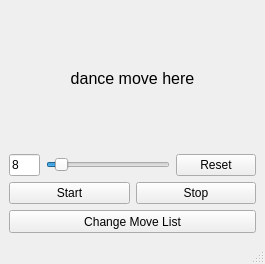
<?xml version="1.0" encoding="UTF-8"?>
<ui version="4.0">
    <class>MoveChallengeWindow</class>
    <widget class="QMainWindow" name="MoveChallengeWindow">
        <property name="geometry">
            <rect>
                <x>0</x>
                <y>0</y>
                <width>265</width>
                <height>264</height>
            </rect>
        </property>
        <property name="windowTitle">
            <string>Move Challenge</string>
        </property>
        <widget class="QWidget" name="centralwidget">
            <layout class="QVBoxLayout" name="verticalLayout">
                <item>
                    <widget class="QLabel" name="move_label">
                        <property name="font">
                            <font>
                                <pointsize>12</pointsize>
                            </font>
                        </property>
                        <property name="text">
                            <string>dance move here</string>
                        </property>
                        <property name="alignment">
                            <set>Qt::AlignCenter</set>
                        </property>
                    </widget>
                </item>
                <item>
                    <layout class="QHBoxLayout" name="horizontalLayout">
                        <item>
                            <widget class="QLineEdit" name="time_lineEdit">
                                <property name="maximumSize">
                                    <size>
                                        <width>31</width>
                                        <height>23</height>
                                    </size>
                                </property>
                                <property name="text">
                                    <string>8</string>
                                </property>
                            </widget>
                        </item>
                        <item>
                            <widget class="QSlider" name="time_slider">
                                <property name="minimum">
                                    <number>1</number>
                                </property>
                                <property name="value">
                                    <number>8</number>
                                </property>
                                <property name="orientation">
                                    <enum>Qt::Horizontal</enum>
                                </property>
                            </widget>
                        </item>
                        <item>
                            <widget class="QPushButton" name="reset_pushButton">
                                <property name="text">
                                    <string>Reset</string>
                                </property>
                            </widget>
                        </item>
                    </layout>
                </item>
                <item>
                    <layout class="QHBoxLayout" name="horizontalLayout_2">
                        <item>
                            <widget class="QPushButton" name="start_pushButton">
                                <property name="text">
                                    <string>Start</string>
                                </property>
                            </widget>
                        </item>
                        <item>
                            <widget class="QPushButton" name="stop_pushButton">
                                <property name="text">
                                    <string>Stop</string>
                                </property>
                            </widget>
                        </item>
                    </layout>
                </item>
                <item>
                    <widget class="QPushButton" name="change_pushButton">
                        <property name="minimumSize">
                            <size>
                                <width>131</width>
                                <height>23</height>
                            </size>
                        </property>
                        <property name="text">
                            <string>Change Move List</string>
                        </property>
                    </widget>
                </item>
            </layout>
        </widget>
        <widget class="QMenuBar" name="menubar">
            <property name="geometry">
                <rect>
                    <x>0</x>
                    <y>0</y>
                    <width>265</width>
                    <height>21</height>
                </rect>
            </property>
        </widget>
        <widget class="QStatusBar" name="statusbar"/>
    </widget>
    <resources/>
    <connections/>
</ui>
